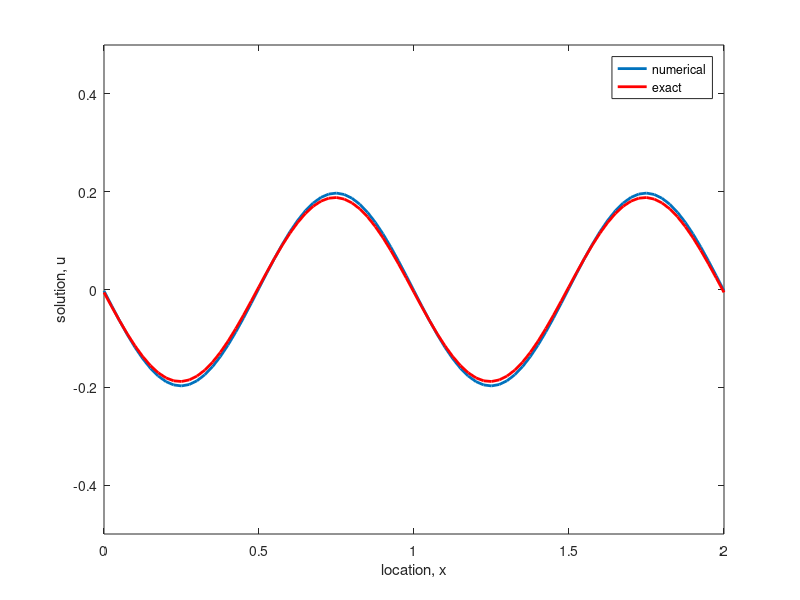

Recreate this plot in MATLAB.
% MECH 479 - CFD 
% One-dimensional advection-diffusion by the FTCS scheme
n=81;             % number of mesh points
nstep=100;        % number of time step
length=2.0;       % domain length
h=length/(n-1);   % grid size
dt=0.005;         % time step size
c = 1.0;          % convection speed
D=0.05;           % diffusivity
u=zeros(n,1);     % unknown function
y=zeros(n,1);     % temporary array
ex=zeros(n,1);    % exact solution array
x =zeros(n,1);    % grid location
time=0.0;         % initial time
% Initial conditions
for i=1:n, 
    u(i)=0.5*sin(2*pi*h*(i-1)); 
    x(i)= (i-1)*h;
end; 
% Loop over time
for m=1:nstep, m, time
for i=1:n, 
    ex(i)=exp(-4*pi*pi*D*time)*...
0.5*sin(2*pi*(h*(i-1)-time)); 
end; % exact solution 
hold off; 
plot(x,u,'linewidt',2); axis([0 length -0.5, 0.5]); 
% plot solution
hold on; plot(x,ex,'r','linewidt',2);
legend('numerical', 'exact');
xlabel('location, x');
ylabel('solution, u');
%pause; % plot exact solution
y=u; % store the solution
for i=2:n-1,
u(i)=y(i)-0.5*(dt/h)*c*(y(i+1)-y(i-1))+...
      D*(dt/h^2)*(y(i+1)-2*y(i)+y(i-1)); % advect by centered differences
end;
u(n)=y(n)-0.5*(dt/h)*c*(y(2)-y(n-1))+...
     D*(dt/h^2)*(y(2)-2*y(n)+y(n-1)); % do endpoints for
u(1)=u(n); % periodic boundaries
time=time+dt;
end